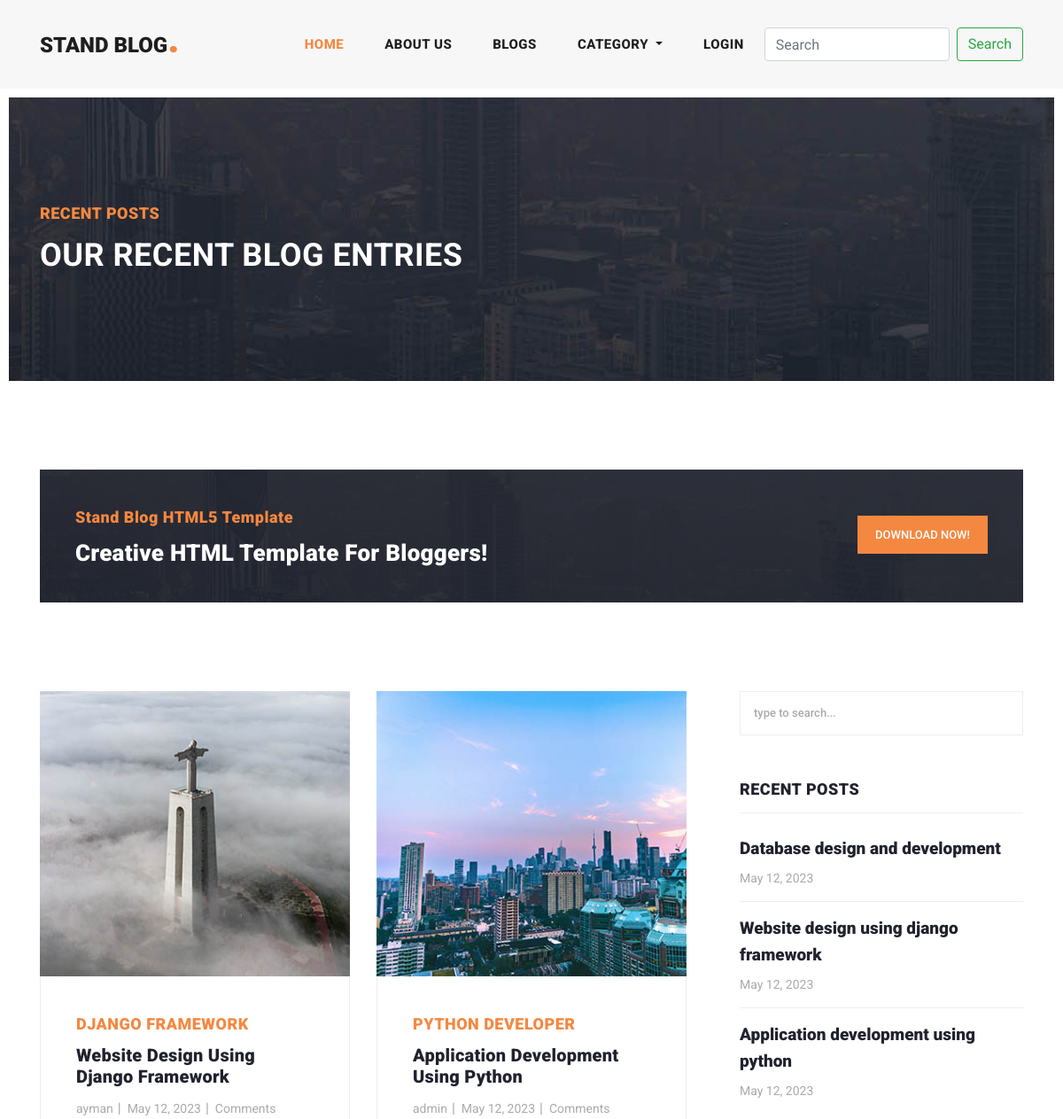
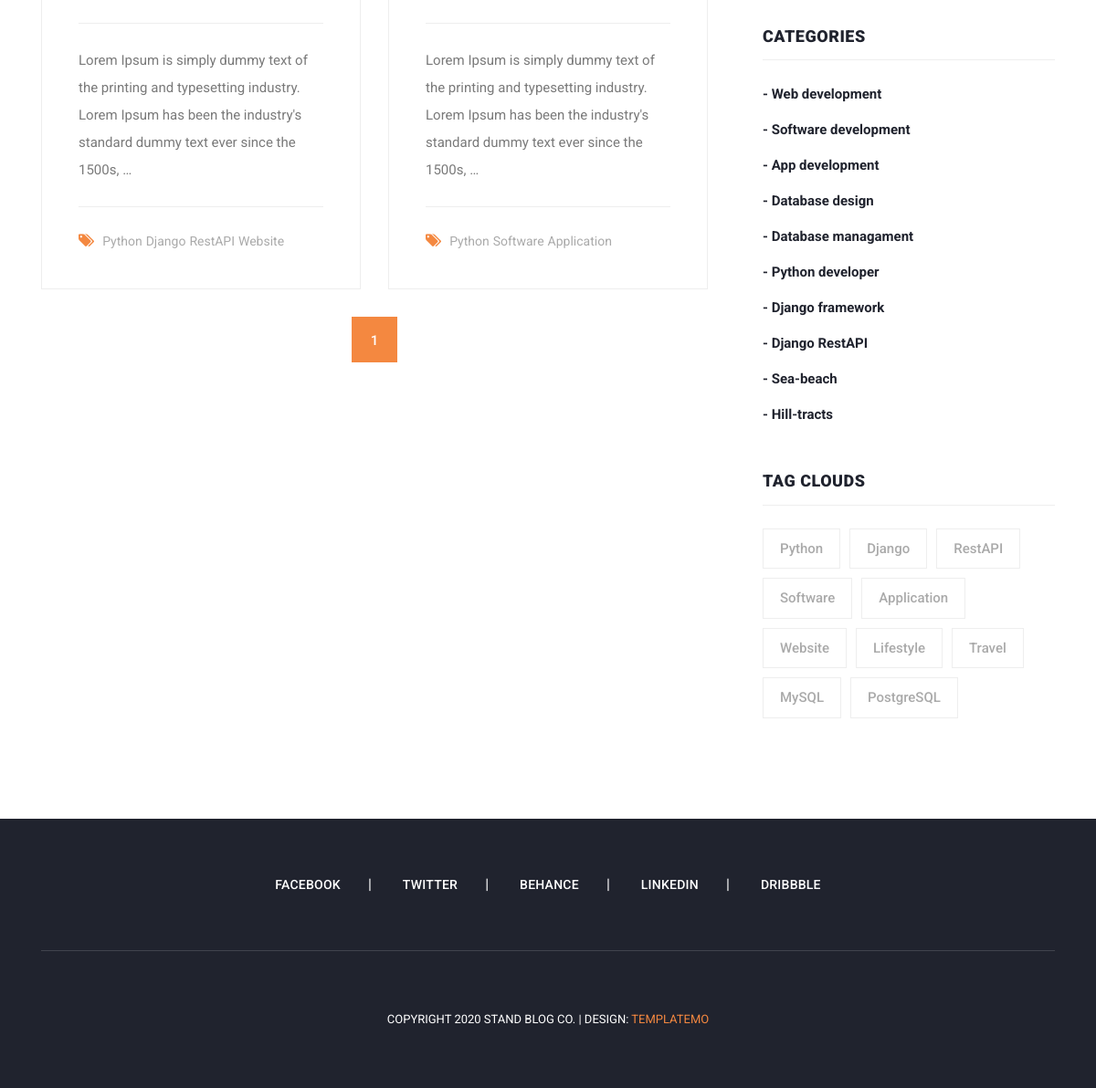
Screenshot of /tag/python/ with the database file from the repository (2 pictures, top to bottom).
### blog/models.py (models this page shows, shortened)
class Blog(models.Model):
    user = models.ForeignKey(User, related_name='user_blogs', on_delete=models.CASCADE)
    category = models.ForeignKey(Category, related_name='category_blogs', on_delete=models.CASCADE)
    tags = models.ManyToManyField(Tag, related_name='tag_blogs', blank=True)
    likes = models.ManyToManyField(User, related_name='user_likes', blank=True)
    title = models.CharField(max_length=250)
    slug = models.SlugField(null=True, blank=True)
    banner = models.ImageField(upload_to='blog_banners')
    description = models.CharField(max_length=1000)
    created_date = models.DateField(auto_now_add=True)

class Category(models.Model):
    title = models.CharField(max_length=150, unique=True)
    slug = models.SlugField(null=True, blank=True)
    created_date = models.DateField(auto_now_add=True)
    def __str__(self):
        return self.title

class Tag(models.Model):
    title = models.CharField(max_length=100)
    slug = models.SlugField(null=True, blank=True)
    created_date = models.DateField(auto_now_add=True)

### account/models.py (models this page shows, shortened)
class User(AbstractUser):
    email = models.EmailField(max_length=150, unique=True, error_messages={
        "unique":"Email must be unique"
    })
    image = models.ImageField(null=True, blank=True, upload_to="user-images")
    REQUIRED_FIELDS = ["email"]
    objects = CustomUserManager()

### blog/views.py (the view)
# urls.py: path('tag/<str:slug>/', views.tag_blogs, name='tag_blogs'),
def tag_blogs(request, slug):
    tag = get_object_or_404(Tag, slug=slug)
    queryset = tag.tag_blogs.all()
    tags = Tag.objects.order_by('-created_date')
    page = request.GET.get('page', 1)
    paginator = Paginator(queryset, 2)
    all_blogs = Blog.objects.order_by('-created_date')
    try:
        blogs = paginator.page(page)
    except EmptyPage:
        blogs = paginator.page(1)
    except PageNotAnInteger:
        blogs = paginator.page(1)
        return redirect('blogs')
    context = {
        'blogs' : blogs,
        'tags' : tags,
        'all_blogs' : all_blogs
    }
    return render(request, 'tag_blogs.html', context)

### blog/context_processors.py (called while the page is built)
def get_all_categories(request):
    categories = Category.objects.order_by('-created_date')
    context = {
        'categories' : categories
    }
    return context

def get_all_tags(request):
    tags = Tag.objects.order_by('-created_date')
    context = {
        'tags' : tags
    }
    return context

### templates/tag_blogs.html
{% extends 'base.html' %}
{% load static %}
{% block content %}
    <div class="heading-page header-text">
        <section class="page-heading">
          <div class="container">
            <div class="row">
              <div class="col-lg-12">
                <div class="text-content">
                  <h4>Recent Posts</h4>
                  <h2>Our Recent Blog Entries</h2>
                </div>
              </div>
            </div>
          </div>
        </section>
      </div>
      <section class="call-to-action">
        <div class="container">
          <div class="row">
            <div class="col-lg-12">
              <div class="main-content">
                <div class="row">
                  <div class="col-lg-8">
                    <span>Stand Blog HTML5 Template</span>
                    <h4>Creative HTML Template For Bloggers!</h4>
                  </div>
                  <div class="col-lg-4">
                    <div class="main-button">
                      <a href="https://templatemo.com/tm-551-stand-blog" target="_parent">Download Now!</a>
                    </div>
                  </div>
                </div>
              </div>
            </div>
          </div>
        </div>
      </section>
      <section class="blog-posts grid-system">
        <div class="container">
          <div class="row">
            <div class="col-lg-8">
              <div class="all-blog-posts">
                <div class="row">
                  {% for blog in blogs %}
                  {% include 'blog-card.html' %}
                  {% endfor %}
                  <div class="col-lg-12">
                    {% include 'pagination.html' %}
                </div>
                </div>
              </div>
            </div>
            {% include 'sidebar.html' with blogs=all_blogs %}
          </div>
        </div>
      </section>
{% endblock content %}

### templates/blog-card.html
{% load static %}
<div class="col-lg-6">
    <div class="blog-post">
      <div class="blog-thumb">
        <img src="{{blog.banner.url}}" alt="">
      </div>
      <div class="down-content">
        <span>{{blog.category}}</span>
        <a href="{% url 'blog_details' blog.slug %}"><h4>{{blog.title}}</h4></a>
        <ul class="post-info">
          <li><a href="#">{{blog.user.username}}</a></li>
          <li><a href="#">{{blog.created_date}}</a></li>
          <li><a href="#">{{blog.comment.all.count}} Comments</a></li>
        </ul>
        <p>{{blog.description|truncatewords:'25'}}</p>
        <div class="post-options">
          <div class="row">
            <div class="col-lg-12">
              <ul class="post-tags">
                <li><i class="fa fa-tags"></i></li>
                {% if blog.tags.all.count > 0 %}
                  {% for tag in blog.tags.all %}
                  <li><a href="#">{{tag.title}}</a></li>
                  {% endfor %}
                {% else %}
                  None
                {% endif %}
              </ul>
            </div>
          </div>
        </div>
      </div>
    </div>
</div>

### templates/sidebar.html (shortened to what this page needs)
<div class="col-lg-4">
    <div class="sidebar">
      <div class="row">
        <div class="col-lg-12">
          <div class="sidebar-item search">
            <form id="search_form" name="gs" method="GET" action="{% url 'blog_search' %}">
              <input type="text" name="search" class="searchText" placeholder="type to search..." autocomplete="on">
            </form>
          </div>
        </div>
        <div class="col-lg-12">
          <div class="sidebar-item recent-posts">
            <div class="sidebar-heading">
              <h2>Recent Posts</h2>
            </div>
            <div class="content">
              <ul>
                {% for blog in blogs|slice:'3' %}
                <li><a href="{% url 'blog_details' blog.slug %}">
                  <h5>{{blog.title}}</h5>
                  <span>{{blog.created_date}}</span>
                </a></li>
                {% endfor %}
              </ul>
            </div>
          </div>
        </div>
        <div class="col-lg-12">
          <div class="sidebar-item categories">
            <div class="sidebar-heading">
              <h2>Categories</h2>
            </div>
            <div class="content">
              <ul>
                {% for category in categories %}
                  <li><a href="{% url 'category_blogs' category.slug %}">- {{category.title}}</a></li>
                {% endfor %}
              </ul>
            </div>
          </div>
        </div>
        <div class="col-lg-12">
          <div class="sidebar-item tags">
            <div class="sidebar-heading">
              <h2>Tag Clouds</h2>
            </div>
            <div class="content">
              <ul>
                {% for tag in tags %}
                  <li><a href="{% url 'tag_blogs' tag.slug %}">{{tag.title}}</a></li>
                {% endfor %}
              </ul>
            </div>
          </div>
        </div>
      </div>
    </div>
</div>

### assets/css/main.css (style rules this page uses)
input, textarea { text-transform: none !important; }

### rows the page displays
Blog: banner (picture), category "DJANGO FRAMEWORK", title "Website Design Using Django Framework", user.username "ayman", created_date "May 12, 2023", description "Lorem Ipsum is simply dummy text of the printing and typesetting industry. Lorem Ipsum has been the industry's standard dummy text ever since the 1500s, …", title "Website design using django framework"
Tag: title "Python"
Tag: title "Django"
Tag: title "RestAPI"
Tag: title "Website"
Blog: banner (picture), category "PYTHON DEVELOPER", title "Application Development Using Python", user.username "admin", created_date "May 12, 2023", description "Lorem Ipsum is simply dummy text of the printing and typesetting industry. Lorem Ipsum has been the industry's standard dummy text ever since the 1500s, …", title "Application development using python"
Tag: title "Software"
Tag: title "Application"
Blog: title "Database design and development", created_date "May 12, 2023"
Category: title "Web development"
Category: title "Software development"
Category: title "App development"
Category: title "Database design"
Category: title "Database managament"
Category: title "Python developer"
Category: title "Django framework"
Category: title "Django RestAPI"
Category: title "Sea-beach"
Category: title "Hill-tracts"
Tag: title "Lifestyle"
Tag: title "Travel"
Tag: title "MySQL"
Tag: title "PostgreSQL"

### other values shown
{{ page }} "1"
